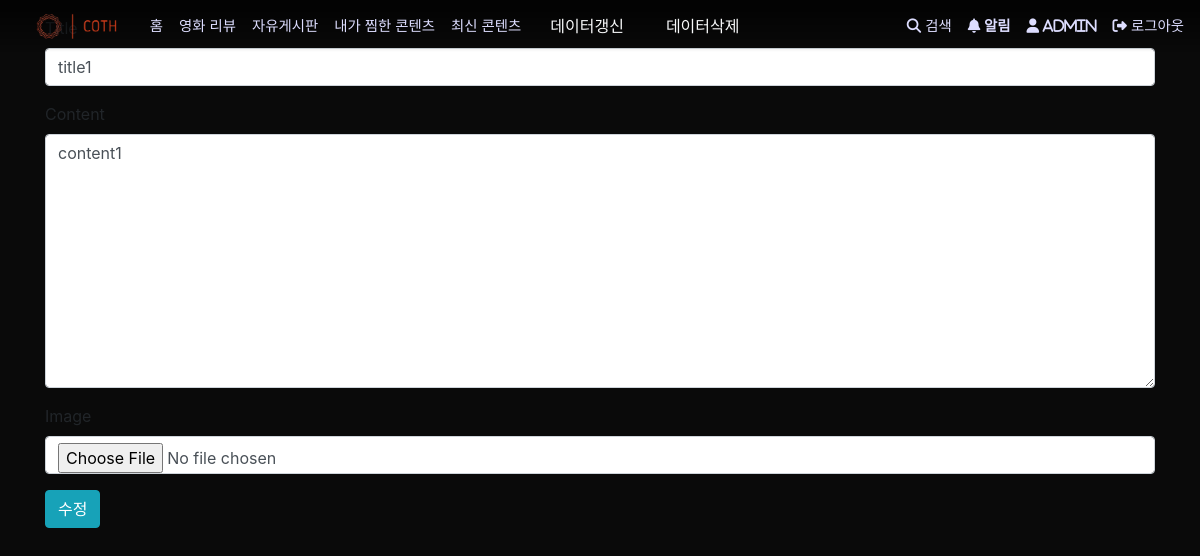
The page /articles/talk/2/update/ (signed in) on the database as committed earlier.
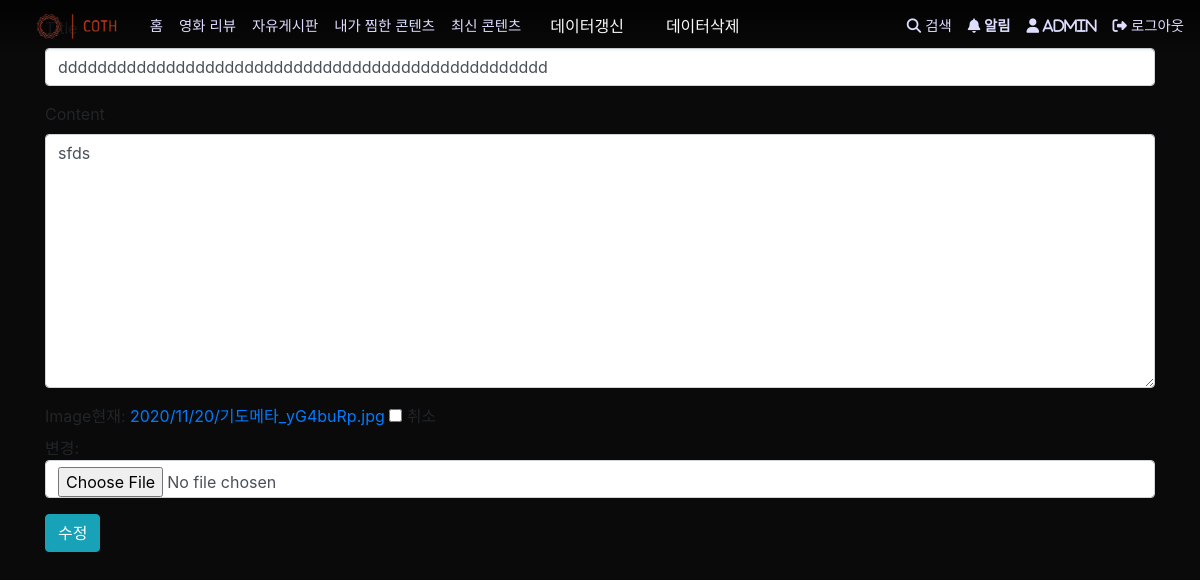
The same page on the database as committed later.
### articles/models.py (models this page shows, shortened)
class TalkArticle(models.Model):
    user = models.ForeignKey(settings.AUTH_USER_MODEL, on_delete=models.CASCADE)
    title = models.CharField(max_length=50)
    content = models.TextField()
    created_at = models.DateTimeField(auto_now_add=True)
    updated_at = models.DateTimeField(auto_now=True)
    image = models.ImageField(blank=True, upload_to='%Y/%m/%d')
    hits = models.PositiveIntegerField(default=0)

### articles/views.py (the view)
# urls.py: path('talk/<int:talk_pk>/update/', views.talk_update, name='talk_update'),
@require_http_methods(['GET', 'POST'])
def talk_update(request, talk_pk):
    talk = get_object_or_404(TalkArticle, pk=talk_pk)
    if request.user == talk.user:
        if request.method == 'POST':
            form = TalkArticleForm(request.POST, request.FILES, instance=talk)
            if form.is_valid():
                form.save()
                return redirect('articles:talk_detail', talk.pk)
        else:
            form = TalkArticleForm(instance=talk)
        context = {
            'form': form,
        }
        return render(request, 'articles/talk_update.html', context)
    else:
        return redirect('articles:talk_detail', talk.pk)

### articles/forms.py
class TalkArticleForm(forms.ModelForm):
    class Meta:
        model = TalkArticle
        fields = ['title', 'content', 'image',]

### articles/templates/articles/talk_update.html (shortened to what this page needs)
{% extends 'base.html' %}
{% load bootstrap4 %}
{% block content %}
  <form action="" method="POST" class="form" enctype="multipart/form-data">
    {% bootstrap_form form %}
    {% buttons %}
      <button type="submit" class="btn btn-info">
        수정
      </button>
    {% endbuttons %}
  </form>
{% endblock %}

Rows that differ between the two databases and show on the page:
changed TalkArticle: title "title1" → "dddddddddddddddddddddddddddddddddddddddddddddddddd"; content "content1" → "sfds"
Other text that changed with them:
form field bootstrap_form: (not shown) → "☐"
text no longer shown: "Content Image"
text now shown: "Content Image 현재: 2020/11/20/기도메타_yG4buRp.jpg 취소 변경:"
